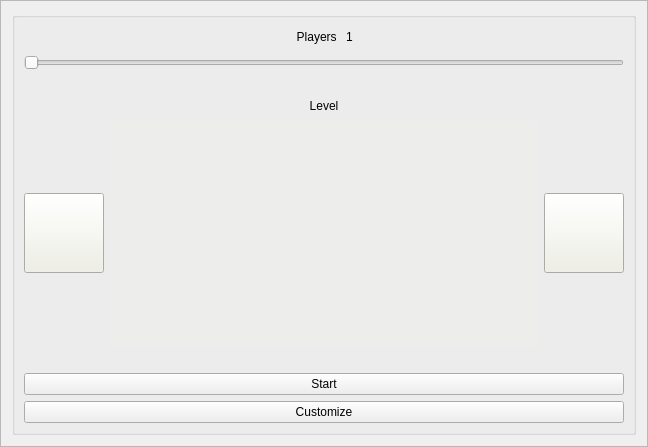
   <widget class="QFrame" name="frame_start">
    <property name="geometry">
     <rect>
      <x>270</x>
      <y>280</y>
      <width>221</width>
      <height>261</height>
     </rect>
    </property>
    <property name="frameShape">
     <enum>QFrame::StyledPanel</enum>
    </property>
    <property name="frameShadow">
     <enum>QFrame::Raised</enum>
    </property>
    <layout class="QHBoxLayout" name="horizontalLayout_6">
     <item>
      <spacer name="horizontalSpacer_7">
       <property name="orientation">
        <enum>Qt::Horizontal</enum>
       </property>
       <property name="sizeHint" stdset="0">
        <size>
         <width>40</width>
         <height>20</height>
        </size>
       </property>
      </spacer>
     </item>
     <item>
      <spacer name="horizontalSpacer_22">
       <property name="orientation">
        <enum>Qt::Horizontal</enum>
       </property>
       <property name="sizeType">
        <enum>QSizePolicy::MinimumExpanding</enum>
       </property>
       <property name="sizeHint" stdset="0">
        <size>
         <width>0</width>
         <height>0</height>
        </size>
       </property>
      </spacer>
     </item>
     <item>
      <layout class="QVBoxLayout" name="verticalLayout_3">
       <item>
        <spacer name="verticalSpacer_10">
         <property name="orientation">
          <enum>Qt::Vertical</enum>
         </property>
         <property name="sizeHint" stdset="0">
          <size>
           <width>20</width>
           <height>40</height>
          </size>
         </property>
        </spacer>
       </item>
       <item>
        <widget class="QGroupBox" name="groupBox_4">
         <property name="title">
          <string/>
         </property>
         <layout class="QVBoxLayout" name="verticalLayout_2">
          <item>
           <layout class="QVBoxLayout" name="verticalLayout_4">
            <item>
             <layout class="QHBoxLayout" name="horizontalLayout_11">
              <item>
               <spacer name="horizontalSpacer_3">
                <property name="orientation">
                 <enum>Qt::Horizontal</enum>
                </property>
                <property name="sizeHint" stdset="0">
                 <size>
                  <width>40</width>
                  <height>20</height>
                 </size>
                </property>
               </spacer>
              </item>
              <item>
               <widget class="QLabel" name="label_2">
                <property name="text">
                 <string>Players </string>
                </property>
                <property name="alignment">
                 <set>Qt::AlignRight|Qt::AlignTrailing|Qt::AlignVCenter</set>
                </property>
               </widget>
              </item>
              <item>
               <widget class="QLabel" name="label_7">
                <property name="text">
                 <string>1</string>
                </property>
                <property name="alignment">
                 <set>Qt::AlignLeading|Qt::AlignLeft|Qt::AlignVCenter</set>
                </property>
               </widget>
              </item>
              <item>
               <spacer name="horizontalSpacer_4">
                <property name="orientation">
                 <enum>Qt::Horizontal</enum>
                </property>
                <property name="sizeHint" stdset="0">
                 <size>
                  <width>40</width>
                  <height>20</height>
                 </size>
                </property>
               </spacer>
              </item>
             </layout>
            </item>
            <item>
             <widget class="QSlider" name="horizontalSlider_numPlayers">
              <property name="minimumSize">
               <size>
                <width>0</width>
                <height>20</height>
               </size>
              </property>
              <property name="minimum">
               <number>1</number>
              </property>
              <property name="maximum">
               <number>9</number>
              </property>
              <property name="pageStep">
               <number>1</number>
              </property>
              <property name="orientation">
               <enum>Qt::Horizontal</enum>
              </property>
             </widget>
            </item>
            <item>
             <spacer name="horizontalSpacer_43">
              <property name="orientation">
               <enum>Qt::Horizontal</enum>
              </property>
              <property name="sizeHint" stdset="0">
               <size>
                <width>40</width>
                <height>20</height>
               </size>
              </property>
             </spacer>
            </item>
            <item>
             <widget class="QLabel" name="label_4">
              <property name="text">
               <string>Level</string>
              </property>
              <property name="alignment">
               <set>Qt::AlignCenter</set>
              </property>
             </widget>
            </item>
            <item>
             <layout class="QHBoxLayout" name="horizontalLayout">
              <item>
               <widget class="QPushButton" name="pushButton_level_arrow">
                <property name="minimumSize">
                 <size>
                  <width>80</width>
                  <height>80</height>
                 </size>
                </property>
                <property name="maximumSize">
                 <size>
                  <width>80</width>
                  <height>80</height>
                 </size>
                </property>
                <property name="styleSheet">
                 <string notr="true">QPushButton
{
	border-image: url(:/xkill/images/buttons/arrow_left.png);
	background: rgba(240, 240, 230, 1);
}

QPushButton:hover
{
	border-image: url(:/xkill/images/buttons/arrow_left_selected.png);
}</string>
                </property>
                <property name="text">
                 <string/>
                </property>
                <property name="iconSize">
                 <size>
                  <width>16</width>
                  <height>16</height>
                 </size>
                </property>
               </widget>
              </item>
              <item>
               <widget class="QGroupBox" name="groupBox_12">
                <property name="styleSheet">
                 <string notr="true">/* GROUP_BOX*/
QGroupBox
{
	border: 0px  solid rgba(10, 10, 0, 100);
	background: rgba(240, 240, 230, 52);
	padding: 5px;
}</string>
                </property>
                <property name="title">
                 <string/>
                </property>
                <layout class="QVBoxLayout" name="verticalLayout_13">
                 <item>
                  <widget class="QLabel" name="label_3">
                   <property name="minimumSize">
                    <size>
                     <width>400</width>
                     <height>200</height>
                    </size>
                   </property>
                   <property name="maximumSize">
                    <size>
                     <width>400</width>
                     <height>200</height>
                    </size>
                   </property>
                   <property name="text">
                    <string/>
                   </property>
                   <property name="pixmap">
                    <pixmap resource="xkill.qrc">:/xkill/images/icons/levels/arena1.png</pixmap>
                   </property>
                   <property name="scaledContents">
                    <bool>true</bool>
                   </property>
                  </widget>
                 </item>
                </layout>
               </widget>
              </item>
              <item>
               <widget class="QPushButton" name="pushButton_13">
                <property name="minimumSize">
                 <size>
                  <width>80</width>
                  <height>80</height>
                 </size>
                </property>
                <property name="maximumSize">
                 <size>
                  <width>80</width>
                  <height>80</height>
                 </size>
                </property>
                <property name="styleSheet">
                 <string notr="true">QPushButton
{
	border-image: url(:/xkill/images/buttons/arrow_right.png);
	background: rgba(240, 240, 230, 1);
}

QPushButton:hover
{
	border-image: url(:/xkill/images/buttons/arrow_right_selected.png);
}</string>
                </property>
                <property name="text">
                 <string/>
                </property>
                <property name="iconSize">
                 <size>
                  <width>16</width>
                  <height>16</height>
                 </size>
                </property>
               </widget>
              </item>
             </layout>
            </item>
           </layout>
          </item>
          <item>
           <spacer name="horizontalSpacer_17">
            <property name="orientation">
             <enum>Qt::Horizontal</enum>
            </property>
            <property name="sizeHint" stdset="0">
             <size>
              <width>40</width>
              <height>20</height>
             </size>
            </property>
           </spacer>
          </item>
          <item>
           <widget class="QPushButton" name="pushButton_startgame">
            <property name="styleSheet">
             <string notr="true"/>
            </property>
            <property name="text">
             <string>Start</string>
            </property>
            <property name="iconSize">
             <size>
              <width>16</width>
              <height>16</height>
             </size>
            </property>
           </widget>
          </item>
          <item>
           <widget class="QPushButton" name="pushButton_customize">
            <property name="styleSheet">
             <string notr="true"/>
            </property>
            <property name="text">
             <string>Customize</string>
            </property>
            <property name="iconSize">
             <size>
              <width>16</width>
              <height>16</height>
             </size>
            </property>
           </widget>
          </item>
         </layout>
        </widget>
       </item>
       <item>
        <spacer name="verticalSpacer">
         <property name="orientation">
          <enum>Qt::Vertical</enum>
         </property>
         <property name="sizeHint" stdset="0">
          <size>
           <width>388</width>
           <height>133</height>
          </size>
         </property>
        </spacer>
       </item>
      </layout>
     </item>
     <item>
      <spacer name="horizontalSpacer_8">
       <property name="orientation">
        <enum>Qt::Horizontal</enum>
       </property>
       <property name="sizeHint" stdset="0">
        <size>
         <width>40</width>
         <height>20</height>
        </size>
       </property>
      </spacer>
     </item>
     <item>
      <spacer name="horizontalSpacer_21">
       <property name="orientation">
        <enum>Qt::Horizontal</enum>
       </property>
       <property name="sizeType">
        <enum>QSizePolicy::MinimumExpanding</enum>
       </property>
       <property name="sizeHint" stdset="0">
        <size>
         <width>0</width>
         <height>0</height>
        </size>
       </property>
      </spacer>
     </item>
    </layout>
   </widget>
